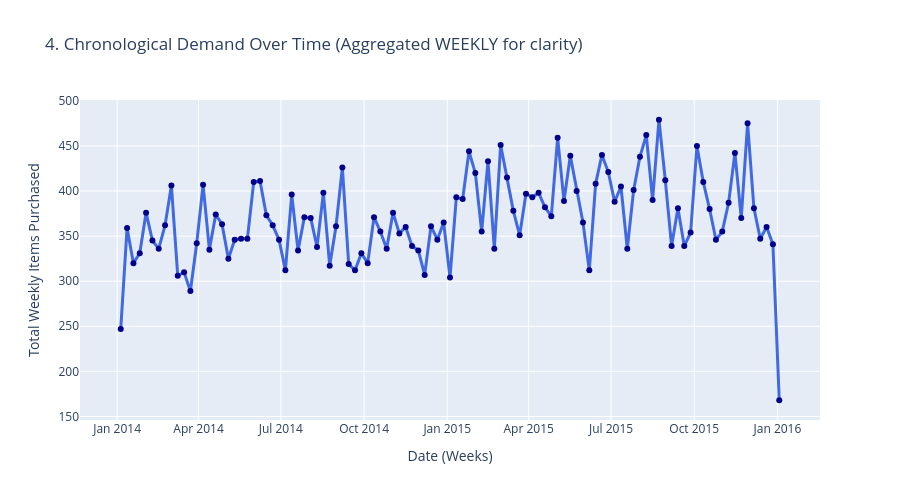

Notebook code cell kept with this figure:
### Code cell
print("4. Generating Time Series...")
fig4 = plot_time_series(df)
fig4.show()
